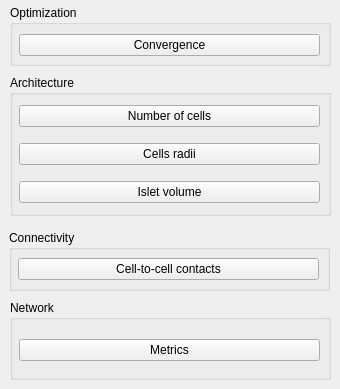
    <widget class="QWidget" name="tab_plots">
     <attribute name="title">
      <string>Graphs</string>
     </attribute>
     <widget class="QGroupBox" name="opt_plot_groupbox">
      <property name="geometry">
       <rect>
        <x>10</x>
        <y>5</y>
        <width>321</width>
        <height>61</height>
       </rect>
      </property>
      <property name="title">
       <string>Optimization</string>
      </property>
      <widget class="QWidget" name="verticalLayoutWidget_2">
       <property name="geometry">
        <rect>
         <x>9</x>
         <y>20</y>
         <width>301</width>
         <height>41</height>
        </rect>
       </property>
       <layout class="QVBoxLayout" name="verticalLayout">
        <item>
         <widget class="QPushButton" name="plot_convergence_button">
          <property name="text">
           <string>Convergence</string>
          </property>
         </widget>
        </item>
       </layout>
      </widget>
     </widget>
     <widget class="QGroupBox" name="arch_plots_groupbox">
      <property name="geometry">
       <rect>
        <x>10</x>
        <y>75</y>
        <width>321</width>
        <height>141</height>
       </rect>
      </property>
      <property name="title">
       <string>Architecture</string>
      </property>
      <widget class="QWidget" name="verticalLayoutWidget_3">
       <property name="geometry">
        <rect>
         <x>9</x>
         <y>20</y>
         <width>301</width>
         <height>121</height>
        </rect>
       </property>
       <layout class="QVBoxLayout" name="verticalLayout_2">
        <item>
         <widget class="QPushButton" name="cell_number_plot_button">
          <property name="text">
           <string>Number of cells</string>
          </property>
         </widget>
        </item>
        <item>
         <widget class="QPushButton" name="radii_plot_button">
          <property name="text">
           <string>Cells radii</string>
          </property>
         </widget>
        </item>
        <item>
         <widget class="QPushButton" name="islet_volume_plot_button">
          <property name="text">
           <string>Islet volume</string>
          </property>
         </widget>
        </item>
       </layout>
      </widget>
     </widget>
     <widget class="QGroupBox" name="connectivity_plots_groupbox">
      <property name="geometry">
       <rect>
        <x>9</x>
        <y>230</y>
        <width>321</width>
        <height>61</height>
       </rect>
      </property>
      <property name="title">
       <string>Connectivity</string>
      </property>
      <widget class="QWidget" name="verticalLayoutWidget_4">
       <property name="geometry">
        <rect>
         <x>9</x>
         <y>19</y>
         <width>301</width>
         <height>41</height>
        </rect>
       </property>
       <layout class="QVBoxLayout" name="verticalLayout_3">
        <item>
         <widget class="QPushButton" name="contacts_plot_button">
          <property name="text">
           <string>Cell-to-cell contacts</string>
          </property>
         </widget>
        </item>
       </layout>
      </widget>
     </widget>
     <widget class="QGroupBox" name="network_plots_groupbox">
      <property name="geometry">
       <rect>
        <x>10</x>
        <y>300</y>
        <width>321</width>
        <height>80</height>
       </rect>
      </property>
      <property name="title">
       <string>Network</string>
      </property>
      <widget class="QWidget" name="verticalLayoutWidget_5">
       <property name="geometry">
        <rect>
         <x>9</x>
         <y>20</y>
         <width>301</width>
         <height>61</height>
        </rect>
       </property>
       <layout class="QVBoxLayout" name="verticalLayout_5">
        <item>
         <widget class="QPushButton" name="network_metrics_plots_butthon">
          <property name="text">
           <string>Metrics</string>
          </property>
         </widget>
        </item>
       </layout>
      </widget>
     </widget>
    </widget>
